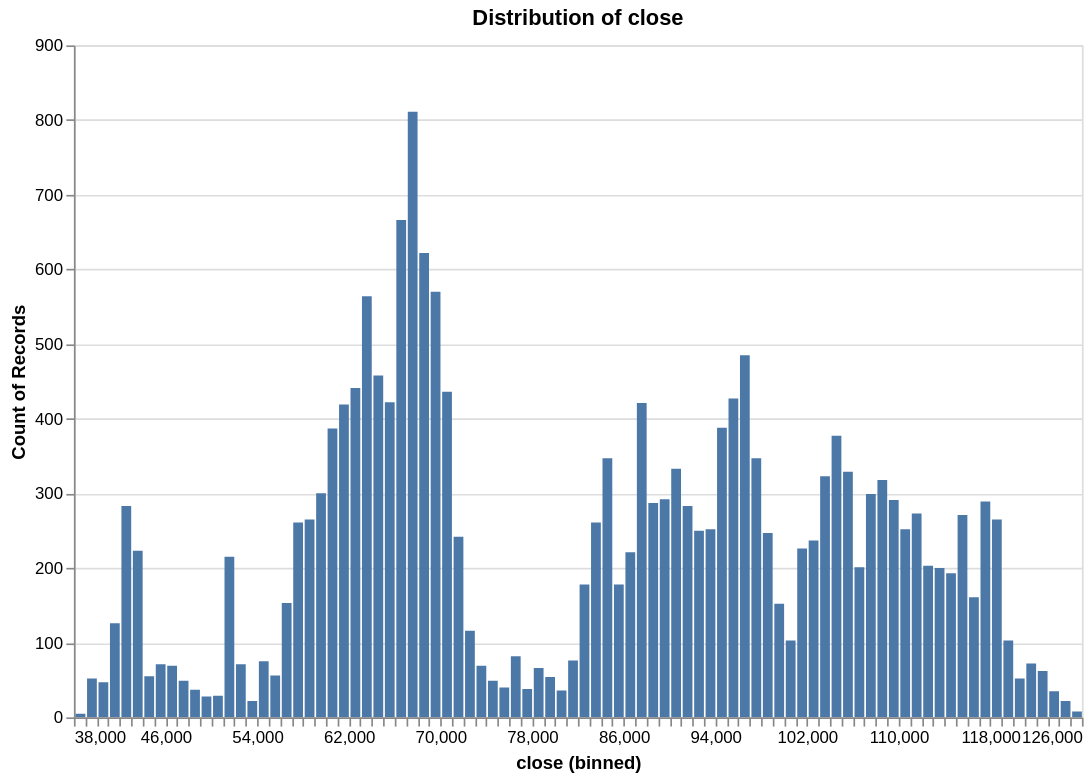

Notebook code for this chart:
### Markdown cell above
### 4.4 Analyze Feature Distributions

### Code cell
# Distribution of log returns (should be approximately normal)
plot_distribution(ts, target, n_bins=100)

# Distribution of close prices
plot_distribution(ts, 'close', n_bins=100)

### Figure 1 — Vega specification as saved in the notebook (floating-point values rounded to 4 significant figures)
{"$schema": "https://vega.github.io/schema/vega/v6.json", "data": [{"name": "param_f268f798f41c853e_store"}, {"name": "source_0", "values": [{"__count": 283, "bin_maxbins_100_close": 42000.0, "bin_maxbins_100_close_end": 43000.0}, {"__count": 223, "bin_maxbins_100_close": 43000.0, "bin_maxbins_100_close_end": 44000.0}, {"__count": 55, "bin_maxbins_100_close": 44000.0, "bin_maxbins_100_close_end": 45000.0}, {"__count": 71, "bin_maxbins_100_close": 45000.0, "bin_maxbins_100_close_end": 46000.0}, {"__count": 69, "bin_maxbins_100_close": 46000.0, "bin_maxbins_100_close_end": 47000.0}, {"__count": 49, "bin_maxbins_100_close": 47000.0, "bin_maxbins_100_close_end": 48000.0}, {"__count": 37, "bin_maxbins_100_close": 48000.0, "bin_maxbins_100_close_end": 49000.0}, {"__count": 126, "bin_maxbins_100_close": 41000.0, "bin_maxbins_100_close_end": 42000.0}, {"__count": 47, "bin_maxbins_100_close": 40000.0, "bin_maxbins_100_close_end": 41000.0}, {"__count": 52, "bin_maxbins_100_close": 39000.0, "bin_maxbins_100_close_end": 40000.0}, {"__count": 5, "bin_maxbins_100_close": 38000.0, "bin_maxbins_100_close_end": 39000.0}, {"__count": 28, "bin_maxbins_100_close": 49000.0, "bin_maxbins_100_close_end": 50000.0}, {"__count": 29, "bin_maxbins_100_close": 50000.0, "bin_maxbins_100_close_end": 51000.0}, {"__count": 215, "bin_maxbins_100_close": 51000.0, "bin_maxbins_100_close_end": 52000.0}, {"__count": 71, "bin_maxbins_100_close": 52000.0, "bin_maxbins_100_close_end": 53000.0}, {"__count": 22, "bin_maxbins_100_close": 53000.0, "bin_maxbins_100_close_end": 54000.0}, {"__count": 75, "bin_maxbins_100_close": 54000.0, "bin_maxbins_100_close_end": 55000.0}, {"__count": 56, "bin_maxbins_100_close": 55000.0, "bin_maxbins_100_close_end": 56000.0}, {"__count": 153, "bin_maxbins_100_close": 56000.0, "bin_maxbins_100_close_end": 57000.0}, {"__count": 261, "bin_maxbins_100_close": 57000.0, "bin_maxbins_100_close_end": 58000.0}, {"__count": 265, "bin_maxbins_100_close": 58000.0, "bin_maxbins_100_close_end": 59000.0}, {"__count": 300, "bin_maxbins_100_close": 59000.0, "bin_maxbins_100_close_end": 60000.0}, {"__count": 387, "bin_maxbins_100_close": 60000.0, "bin_maxbins_100_close_end": 61000.0}, {"__count": 419, "bin_maxbins_100_close": 61000.0, "bin_maxbins_100_close_end": 62000.0}, {"__count": 441, "bin_maxbins_100_close": 62000.0, "bin_maxbins_100_close_end": 63000.0}, {"__count": 564, "bin_maxbins_100_close": 63000.0, "bin_maxbins_100_close_end": 64000.0}, {"__count": 458, "bin_maxbins_100_close": 64000.0, "bin_maxbins_100_close_end": 65000.0}, {"__count": 422, "bin_maxbins_100_close": 65000.0, "bin_maxbins_100_close_end": 66000.0}, {"__count": 666, "bin_maxbins_100_close": 66000.0, "bin_maxbins_100_close_end": 67000.0}, {"__count": 811, "bin_maxbins_100_close": 67000.0, "bin_maxbins_100_close_end": 68000.0}, {"__count": 622, "bin_maxbins_100_close": 68000.0, "bin_maxbins_100_close_end": 69000.0}, {"__count": 570, "bin_maxbins_100_close": 69000.0, "bin_maxbins_100_close_end": 70000.0}, {"__count": 242, "bin_maxbins_100_close": 71000.0, "bin_maxbins_100_close_end": 72000.0}, {"__count": 116, "bin_maxbins_100_close": 72000.0, "bin_maxbins_100_close_end": 73000.0}, {"__count": 436, "bin_maxbins_100_close": 70000.0, "bin_maxbins_100_close_end": 71000.0}, {"__count": 69, "bin_maxbins_100_close": 73000.0, "bin_maxbins_100_close_end": 74000.0}, {"__count": 49, "bin_maxbins_100_close": 74000.0, "bin_maxbins_100_close_end": 75000.0}, {"__count": 40, "bin_maxbins_100_close": 75000.0, "bin_maxbins_100_close_end": 76000.0}, {"__count": 82, "bin_maxbins_100_close": 76000.0, "bin_maxbins_100_close_end": 77000.0}, {"__count": 38, "bin_maxbins_100_close": 77000.0, "bin_maxbins_100_close_end": 78000.0}, {"__count": 54, "bin_maxbins_100_close": 79000.0, "bin_maxbins_100_close_end": 80000.0}, {"__count": 66, "bin_maxbins_100_close": 78000.0, "bin_maxbins_100_close_end": 79000.0}, {"__count": 36, "bin_maxbins_100_close": 80000.0, "bin_maxbins_100_close_end": 81000.0}, {"__count": 76, "bin_maxbins_100_close": 81000.0, "bin_maxbins_100_close_end": 82000.0}, {"__count": 178, "bin_maxbins_100_close": 82000.0, "bin_maxbins_100_close_end": 83000.0}, {"__count": 347, "bin_maxbins_100_close": 84000.0, "bin_maxbins_100_close_end": 85000.0}, {"__count": 178, "bin_maxbins_100_close": 85000.0, "bin_maxbins_100_close_end": 86000.0}, {"__count": 221, "bin_maxbins_100_close": 86000.0, "bin_maxbins_100_close_end": 87000.0}, {"__count": 421, "bin_maxbins_100_close": 87000.0, "bin_maxbins_100_close_end": 88000.0}, {"__count": 287, "bin_maxbins_100_close": 88000.0, "bin_maxbins_100_close_end": 89000.0}, {"__count": 292, "bin_maxbins_100_close": 89000.0, "bin_maxbins_100_close_end": 90000.0}, {"__count": 283, "bin_maxbins_100_close": 91000.0, "bin_maxbins_100_close_end": 92000.0}, {"__count": 250, "bin_maxbins_100_close": 92000.0, "bin_maxbins_100_close_end": 93000.0}, {"__count": 333, "bin_maxbins_100_close": 90000.0, "bin_maxbins_100_close_end": 91000.0}, {"__count": 252, "bin_maxbins_100_close": 93000.0, "bin_maxbins_100_close_end": 94000.0}, {"__count": 388, "bin_maxbins_100_close": 94000.0, "bin_maxbins_100_close_end": 95000.0}, {"__count": 427, "bin_maxbins_100_close": 95000.0, "bin_maxbins_100_close_end": 96000.0}, {"__count": 347, "bin_maxbins_100_close": 97000.0, "bin_maxbins_100_close_end": 98000.0}, {"__count": 485, "bin_maxbins_100_close": 96000.0, "bin_maxbins_100_close_end": 97000.0}, {"__count": 247, "bin_maxbins_100_close": 98000.0, "bin_maxbins_100_close_end": 99000.0}, {"__count": 152, "bin_maxbins_100_close": 99000.0, "bin_maxbins_100_close_end": 100000.0}, {"__count": 226, "bin_maxbins_100_close": 101000.0, "bin_maxbins_100_close_end": 102000.0}, {"__count": 323, "bin_maxbins_100_close": 103000.0, "bin_maxbins_100_close_end": 104000.0}, {"__count": 237, "bin_maxbins_100_close": 102000.0, "bin_maxbins_100_close_end": 103000.0}, {"__count": 103, "bin_maxbins_100_close": 100000.0, "bin_maxbins_100_close_end": 101000.0}, {"__count": 377, "bin_maxbins_100_close": 104000.0, "bin_maxbins_100_close_end": 105000.0}, {"__count": 329, "bin_maxbins_100_close": 105000.0, "bin_maxbins_100_close_end": 106000.0}, {"__count": 201, "bin_maxbins_100_close": 106000.0, "bin_maxbins_100_close_end": 107000.0}, {"__count": 299, "bin_maxbins_100_close": 107000.0, "bin_maxbins_100_close_end": 108000.0}, {"__count": 318, "bin_maxbins_100_close": 108000.0, "bin_maxbins_100_close_end": 109000.0}, {"__count": 261, "bin_maxbins_100_close": 83000.0, "bin_maxbins_100_close_end": 84000.0}, {"__count": 291, "bin_maxbins_100_close": 109000.0, "bin_maxbins_100_close_end": 110000.0}, {"__count": 252, "bin_maxbins_100_close": 110000.0, "bin_maxbins_100_close_end": 111000.0}, {"__count": 273, "bin_maxbins_100_close": 111000.0, "bin_maxbins_100_close_end": 112000.0}, {"__count": 203, "bin_maxbins_100_close": 112000.0, "bin_maxbins_100_close_end": 113000.0}, {"__count": 200, "bin_maxbins_100_close": 113000.0, "bin_maxbins_100_close_end": 114000.0}, {"__count": 161, "bin_maxbins_100_close": 116000.0, "bin_maxbins_100_close_end": 117000.0}, {"__count": 271, "bin_maxbins_100_close": 115000.0, "bin_maxbins_100_close_end": 116000.0}, {"__count": 289, "bin_maxbins_100_close": 117000.0, "bin_maxbins_100_close_end": 118000.0}, {"__count": 265, "bin_maxbins_100_close": 118000.0, "bin_maxbins_100_close_end": 119000.0}, {"__count": 103, "bin_maxbins_100_close": 119000.0, "bin_maxbins_100_close_end": 120000.0}, {"__count": 52, "bin_maxbins_100_close": 120000.0, "bin_maxbins_100_close_end": 121000.0}, {"__count": 72, "bin_maxbins_100_close": 121000.0, "bin_maxbins_100_close_end": 122000.0}, {"__count": 62, "bin_maxbins_100_close": 122000.0, "bin_maxbins_100_close_end": 123000.0}, {"__count": 193, "bin_maxbins_100_close": 114000.0, "bin_maxbins_100_close_end": 115000.0}, {"__count": 35, "bin_maxbins_100_close": 123000.0, "bin_maxbins_100_close_end": 124000.0}, {"__count": 22, "bin_maxbins_100_close": 124000.0, "bin_maxbins_100_close_end": 125000.0}, {"__count": 8, "bin_maxbins_100_close": 125000.0, "bin_maxbins_100_close_end": 126000.0}]}, {"name": "source_0_y_domain___count", "values": [{"min": 5, "max": 811}]}], "signals": [{"name": "bin_maxbins_100_close_bins", "value": {"fields": ["close"], "fname": "bin_close", "start": 38000.0, "step": 1000.0, "stop": 126000.0}}, {"name": "unit", "value": {}, "on": [{"events": "pointermove", "update": "isTuple(group()) ? group() : unit"}]}, {"name": "param_f268f798f41c853e", "update": "vlSelectionResolve(\"param_f268f798f41c853e_store\", \"union\")"}, {"name": "param_f268f798f41c853e_close", "on": [{"events": [{"source": "view", "type": "dblclick"}], "update": "null"}, {"events": {"signal": "param_f268f798f41c853e_translate_delta"}, "update": "panLinear(param_f268f798f41c853e_translate_anchor.extent_x, -param_f268f798f41c853e_translate_delta.x / width)"}, {"events": {"signal": "param_f268f798f41c853e_zoom_delta"}, "update": "zoomLinear(domain(\"x\"), param_f268f798f41c853e_zoom_anchor.x, param_f268f798f41c853e_zoom_delta)"}]}, {"name": "param_f268f798f41c853e_tuple", "on": [{"events": [{"signal": "param_f268f798f41c853e_close"}], "update": "param_f268f798f41c853e_close ? {unit: \"\", fields: param_f268f798f41c853e_tuple_fields, values: [param_f268f798f41c853e_close]} : null"}]}, {"name": "param_f268f798f41c853e_tuple_fields", "value": [{"field": "close", "channel": "x", "type": "R"}]}, {"name": "param_f268f798f41c853e_translate_anchor", "value": {}, "on": [{"events": [{"source": "scope", "type": "pointerdown"}], "update": "{x: x(unit), y: y(unit), extent_x: domain(\"x\")}"}]}, {"name": "param_f268f798f41c853e_translate_delta", "value": {}, "on": [{"events": [{"source": "window", "between": [{"source": "scope", "type": "pointerdown"}, {"source": "window", "type": "pointerup"}], "consume": true, "type": "pointermove"}], "update": "{x: param_f268f798f41c853e_translate_anchor.x - x(unit), y: param_f268f798f41c853e_translate_anchor.y - y(unit)}"}]}, {"name": "param_f268f798f41c853e_zoom_anchor", "on": [{"events": [{"source": "scope", "consume": true, "type": "wheel"}], "update": "{x: invert(\"x\", x(unit)), y: invert(\"y\", y(unit))}"}]}, {"name": "param_f268f798f41c853e_zoom_delta", "on": [{"events": [{"source": "scope", "consume": true, "type": "wheel"}], "update": "pow(1.001, event.deltaY * pow(16, event.deltaMode))", "force": true}]}, {"name": "param_f268f798f41c853e_modify", "on": [{"events": {"signal": "param_f268f798f41c853e_tuple"}, "update": "modify(\"param_f268f798f41c853e_store\", param_f268f798f41c853e_tuple, true)"}]}], "marks": [{"type": "rect", "name": "marks", "from": {"data": "source_0"}, "encode": {"update": {"fill": {"value": "#4c78a8"}, "x2": {"field": "bin_maxbins_100_close", "scale": "x", "offset": {"signal": "0.5 + (abs(scale(\"x\", datum[\"bin_maxbins_100_close_end\"]) - scale(\"x\", datum[\"bin_maxbins_100_close\"])) < 0.25 ? -0.5 * (0.25 - (abs(scale(\"x\", datum[\"bin_maxbins_100_close_end\"]) - scale(\"x\", datum[\"bin_maxbins_100_close\"])))) : 0.5)"}}, "y": {"field": "__count", "scale": "y"}, "x": {"field": "bin_maxbins_100_close_end", "scale": "x", "offset": {"signal": "0.5 + (abs(scale(\"x\", datum[\"bin_maxbins_100_close_end\"]) - scale(\"x\", datum[\"bin_maxbins_100_close\"])) < 0.25 ? 0.5 * (0.25 - (abs(scale(\"x\", datum[\"bin_maxbins_100_close_end\"]) - scale(\"x\", datum[\"bin_maxbins_100_close\"])))) : -0.5)"}}, "y2": {"value": 0, "scale": "y"}}}, "style": ["bar"], "interactive": true, "clip": true}], "scales": [{"name": "x", "type": "linear", "domain": {"signal": "[bin_maxbins_100_close_bins.start, bin_maxbins_100_close_bins.stop]"}, "range": [0, {"signal": "width"}], "bins": {"signal": "bin_maxbins_100_close_bins"}, "domainRaw": {"signal": "param_f268f798f41c853e[\"close\"]"}, "zero": false}, {"name": "y", "type": "linear", "domain": [{"signal": "(data(\"source_0_y_domain___count\")[0] || {}).min"}, {"signal": "(data(\"source_0_y_domain___count\")[0] || {}).max"}], "range": [{"signal": "height"}, 0], "nice": true, "zero": true}], "axes": [{"scale": "y", "maxExtent": 0, "tickCount": {"signal": "ceil(height/40)"}, "grid": true, "domain": false, "minExtent": 0, "aria": false, "ticks": false, "zindex": 0, "orient": "left", "labels": false, "gridScale": "x"}, {"scale": "x", "tickCount": {"signal": "ceil(width/10)"}, "orient": "bottom", "grid": false, "zindex": 0, "title": "close (binned)", "labelFlush": true, "labelOverlap": true}, {"scale": "y", "tickCount": {"signal": "ceil(height/40)"}, "zindex": 0, "orient": "left", "title": "Count of Records", "labelOverlap": true, "grid": false}], "title": {"text": "Distribution of close", "frame": "group"}, "height": 400, "style": "cell", "padding": 5, "background": "white", "width": 600}
